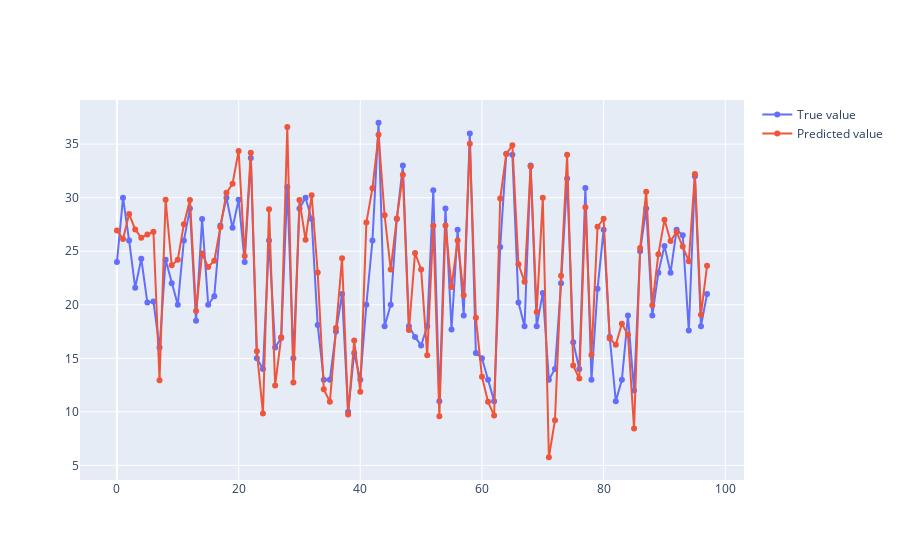

Notebook code for this chart:
### Code cell
fig = go.Figure()
fig.add_trace(go.Scatter(x=np.arange(len(y_test)), y=y_test, mode='markers+lines', name='True value'))
fig.add_trace(go.Scatter(x=np.arange(len(y_test)), y=y_pred, mode='markers+lines', name='Predicted value'))
fig.show()
